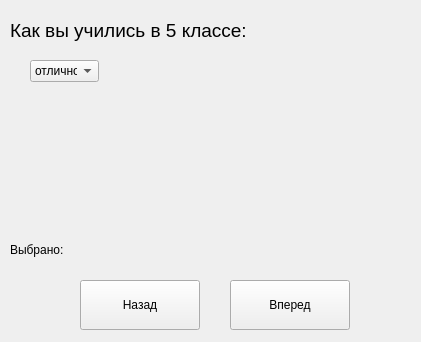
<?xml version="1.0" encoding="UTF-8"?>
<ui version="4.0">
 <class>boyhood</class>
 <widget class="QWidget" name="boyhood">
  <property name="geometry">
   <rect>
    <x>0</x>
    <y>0</y>
    <width>421</width>
    <height>342</height>
   </rect>
  </property>
  <property name="windowTitle">
   <string>Form</string>
  </property>
  <widget class="QLabel" name="boyhoodLbl2">
   <property name="geometry">
    <rect>
     <x>10</x>
     <y>10</y>
     <width>311</width>
     <height>41</height>
    </rect>
   </property>
   <property name="text">
    <string>&lt;html&gt;&lt;head/&gt;&lt;body&gt;&lt;p&gt;&lt;span style=&quot; font-size:14pt;&quot;&gt;Как вы учились в 5 классе:&lt;/span&gt;&lt;/p&gt;&lt;/body&gt;&lt;/html&gt;</string>
   </property>
  </widget>
  <widget class="QLabel" name="boyhoodLbl1">
   <property name="geometry">
    <rect>
     <x>10</x>
     <y>240</y>
     <width>171</width>
     <height>20</height>
    </rect>
   </property>
   <property name="text">
    <string>Выбрано: </string>
   </property>
  </widget>
  <widget class="QPushButton" name="Back">
   <property name="geometry">
    <rect>
     <x>80</x>
     <y>280</y>
     <width>120</width>
     <height>50</height>
    </rect>
   </property>
   <property name="text">
    <string>Назад</string>
   </property>
  </widget>
  <widget class="QPushButton" name="Next">
   <property name="geometry">
    <rect>
     <x>230</x>
     <y>280</y>
     <width>120</width>
     <height>50</height>
    </rect>
   </property>
   <property name="text">
    <string>Вперед</string>
   </property>
  </widget>
  <widget class="QLabel" name="label_img">
   <property name="geometry">
    <rect>
     <x>200</x>
     <y>50</y>
     <width>201</width>
     <height>141</height>
    </rect>
   </property>
   <property name="text">
    <string/>
   </property>
  </widget>
  <widget class="QComboBox" name="comboBox">
   <property name="geometry">
    <rect>
     <x>30</x>
     <y>60</y>
     <width>69</width>
     <height>22</height>
    </rect>
   </property>
   <item>
    <property name="text">
     <string>отлично </string>
    </property>
   </item>
   <item>
    <property name="text">
     <string>хорошо</string>
    </property>
   </item>
   <item>
    <property name="text">
     <string>удолитворительно</string>
    </property>
   </item>
   <item>
    <property name="text">
     <string>неудолитворительно</string>
    </property>
   </item>
  </widget>
 </widget>
 <resources/>
 <connections/>
</ui>
